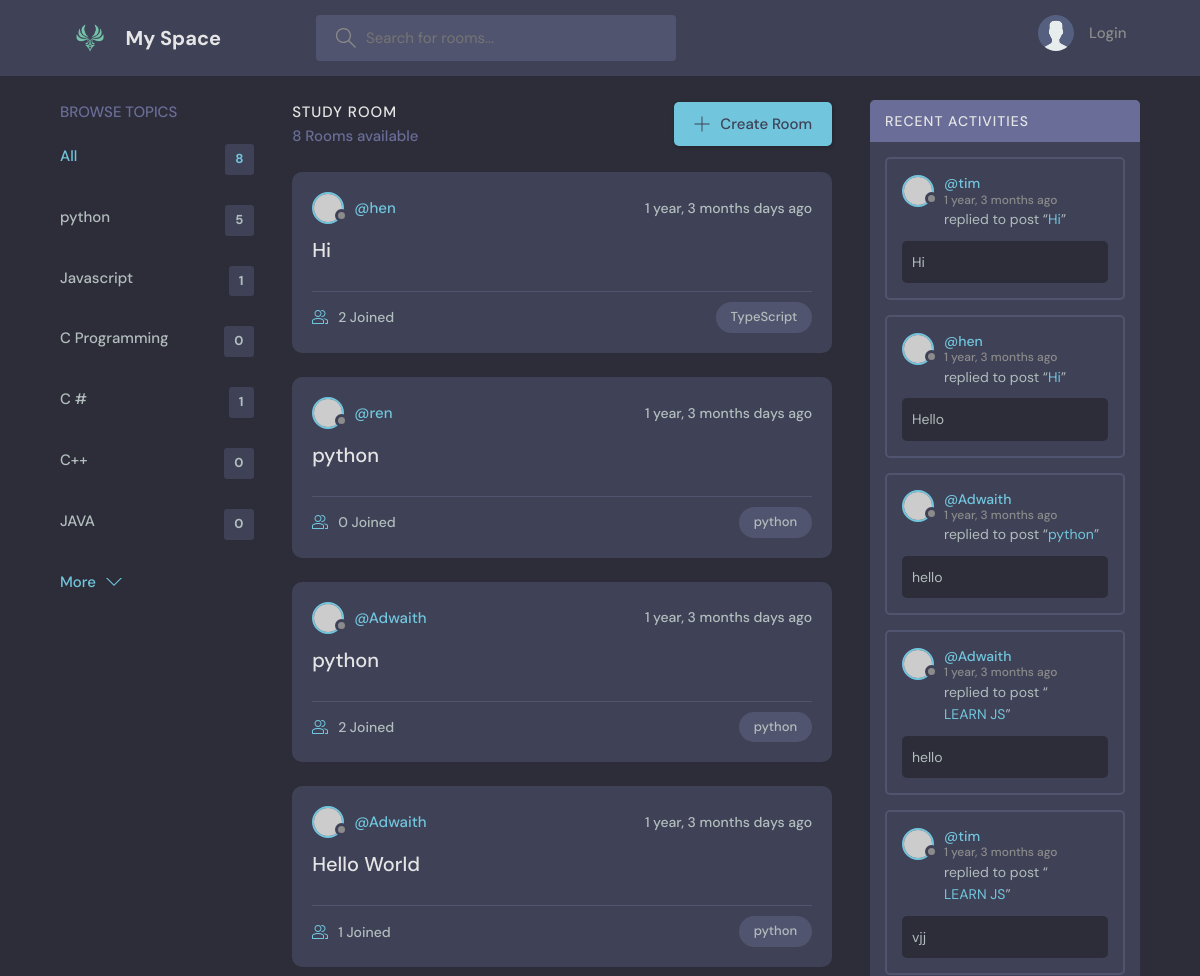
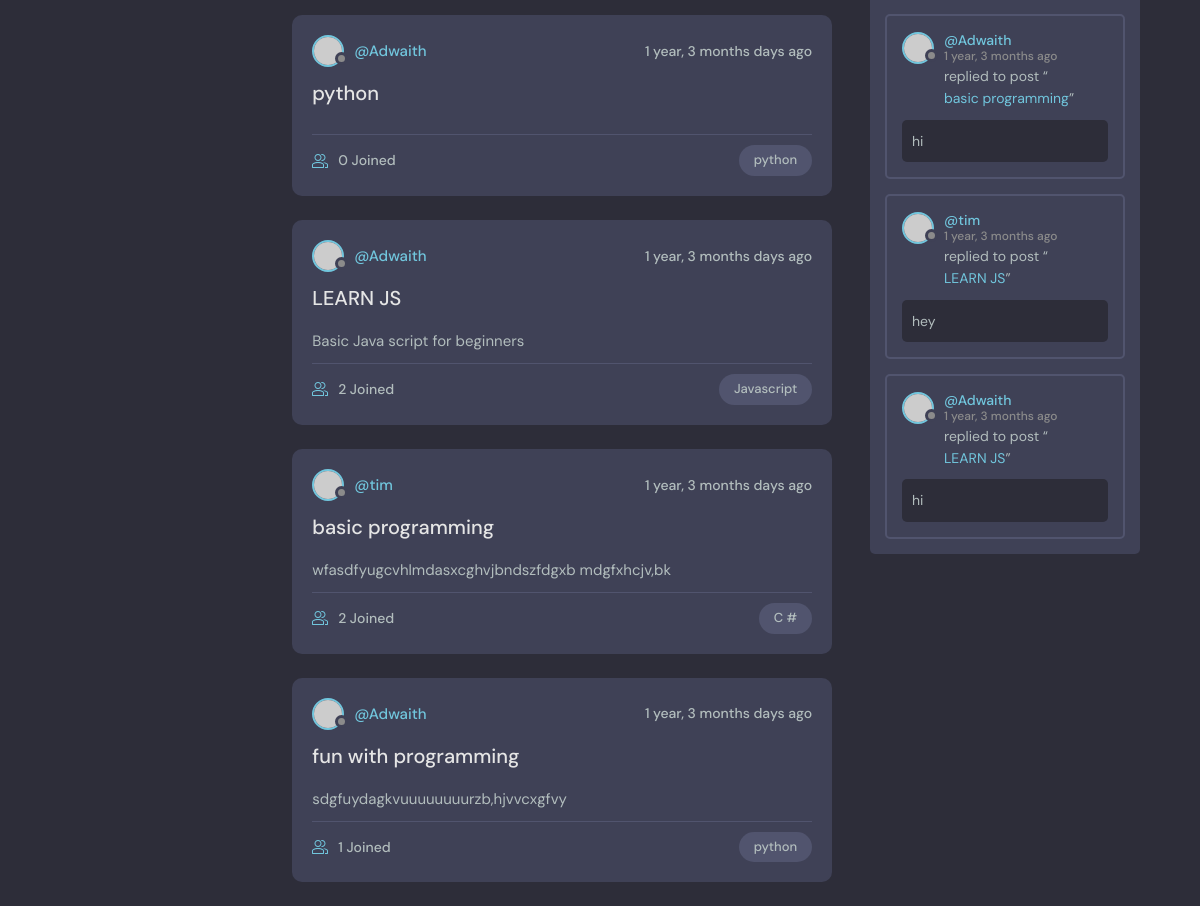
The page / on the database its author committed (2 pictures, top to bottom).
### basic/models.py (models this page shows, shortened)
class Topic(models.Model):
    name = models.CharField(max_length=200)

class Room(models.Model):
    host = models.ForeignKey(User, on_delete=models.SET_NULL, null=True)
    topic = models.ForeignKey(Topic, on_delete=models.SET_NULL, null=True)
    name = models.CharField(max_length=200)
    description = models.TextField(null=True, blank=True)
    participants = models.ManyToManyField(
        User, related_name='participant', blank=True)
    updated = models.DateTimeField(auto_now=True)
    created = models.DateTimeField(auto_now_add=True)
    class Meta:
        ordering = ['-updated', '-created']

class Message(models.Model):
    user = models.ForeignKey(User, on_delete=models.CASCADE)
    room = models.ForeignKey(Room, on_delete=models.CASCADE)
    body = models.TextField()
    updated = models.DateTimeField(auto_now=True)
    created = models.DateTimeField(auto_now_add=True)
    class Meta:
        ordering = ['-updated', '-created']

### basic/views.py (the view)
# urls.py: path('', views.home, name='home'),
def home(request):
    q = request.GET.get('q') if request.GET.get('q') != None else ''
    rooms = Room.objects.filter(
        Q(topic__name__icontains=q) |
        Q(name__icontains=q) |
        Q(description__icontains=q)
    )
    topic = Topic.objects.all()[0:6]
    room_count = rooms.count()
    room_messages = Message.objects.filter(Q(room__topic__name__icontains=q))
    context = {'rooms': rooms, 'topics': topic,
               'room_count': room_count, 'room_messages': room_messages}
    return render(request, 'basic/HOME.html', context)

### basic/templates/basic/HOME.html (shortened to what this page needs)
{% extends 'Main.html' %} {% block content %}
<main class="layout layout--3">
  <div class="container">
    {% include 'basic/topics_component.html' %}
    <div class="roomList">
      <div class="roomList__header">
        <div>
          <h2>Study Room</h2>
          <p>{{room_count}} Rooms available</p>
        </div>
        <a class="btn btn--main" href="{% url 'create-room' %}">
          <svg
            version="1.1"
            xmlns="http://www.w3.org/2000/svg"
            width="32"
            height="32"
            viewBox="0 0 32 32"
          >
            <title>add</title>
            <path
              d="M16.943 0.943h-1.885v14.115h-14.115v1.885h14.115v14.115h1.885v-14.115h14.115v-1.885h-14.115v-14.115z"
            ></path>
          </svg>
          Create Room
        </a>
      </div>
      {% include 'basic/feed_component.html' %}
    </div>
    {% include 'basic/activity_component.html' %}
  </div>
</main>
{% endblock %}

### basic/templates/basic/topics_component.html
<div class="topics">
  <div class="topics__header">
    <h2>Browse Topics</h2>
  </div>
  <ul class="topics__list">
    <li>
      <a href="{% url 'home' %}" class="active"
        >All <span>{{rooms.count}}</span></a
      >
    </li>
    {% for topic in topics %}
    <li>
      <a href="{% url 'home' %}?q={{topic.name}}"
        >{{topic.name}} <span>{{topic.room_set.all.count}}</span></a
      >
    </li>
    {% endfor %}
  </ul>
  <a class="btn btn--link" href="{% url 'topics' %}">
    More
    <svg
      version="1.1"
      xmlns="http://www.w3.org/2000/svg"
      width="32"
      height="32"
      viewBox="0 0 32 32"
    >
      <title>chevron-down</title>
      <path d="M16 21l-13-13h-3l16 16 16-16h-3l-13 13z"></path>
    </svg>
  </a>
</div>

### basic/templates/basic/feed_component.html (shortened to what this page needs)
{% for room in rooms %}
<div class="roomListRoom">
  <div class="roomListRoom__header">
    <a
      href="{% url 'user-profile' room.host.id %}"
      class="roomListRoom__author"
    >
      <div class="avatar avatar--small">
        <img src="https://randomuser.me/api/portraits/women/11.jpg" />
      </div>
      <span>@{{room.host.username}}</span>
    </a>
    <div class="roomListRoom__actions">
      <span>{{room.created|timesince}} days ago</span>
    </div>
  </div>
  <div class="roomListRoom__content">
    <a href="{% url 'room' room.id %}">{{room.name}}</a>
    <p>{{room.description}}</p>
  </div>
  <div class="roomListRoom__meta">
    <a href="{% url 'room' room.id %}" class="roomListRoom__joined">
      {{room.participants.all.count}} Joined
    </a>
    <p class="roomListRoom__topic">{{room.topic.name}}</p>
  </div>
</div>
{% endfor %}

### basic/templates/basic/activity_component.html (shortened to what this page needs)
<div class="activities">
  <div class="activities__header">
    <h2>Recent Activities</h2>
  </div>
  {% for message in room_messages %}
  <div class="activities__box">
    <div class="activities__boxHeader roomListRoom__header">
      <a
        href="{% url 'user-profile' message.user.id %}"
        class="roomListRoom__author"
      >
        <div class="avatar avatar--small">
          <img src="https://randomuser.me/api/portraits/women/11.jpg" />
        </div>
        <p>
          @{{message.user.username}}
          <span>{{message.created|timesince}} ago</span>
        </p>
      </a>
    </div>
    <div class="activities__boxContent">
      <p>
        replied to post “<a href="{% url 'room' message.room.id %}"
          >{{message.room.name}}</a
        >”
      </p>
      <div class="activities__boxRoomContent">{{message.body}}</div>
    </div>
  </div>
  {% endfor %}
</div>

### rows shown on the page
Topic: name "python", room_set.all.count "5"
Topic: name "Javascript", room_set.all.count "1"
Topic: name "C Programming", room_set.all.count "0"
Topic: name "C #", room_set.all.count "1"
Topic: name "C++", room_set.all.count "0"
Topic: name "JAVA", room_set.all.count "0"
Room: host.username "hen", created "1 year, 3 months", name "Hi", participants.all.count "2", topic.name "TypeScript"
Room: host.username "ren", created "1 year, 3 months", name "python", participants.all.count "0", topic.name "python"
Room: host.username "Adwaith", created "1 year, 3 months", name "python", participants.all.count "2", topic.name "python"
Room: host.username "Adwaith", created "1 year, 3 months", name "Hello World", participants.all.count "1", topic.name "python"
Room: host.username "Adwaith", created "1 year, 3 months", name "python", participants.all.count "0", topic.name "python"
Room: host.username "Adwaith", created "1 year, 3 months", name "LEARN JS", description "Basic Java script for beginners", participants.all.count "2", topic.name "Javascript"
Room: host.username "tim", created "1 year, 3 months", name "basic programming", description "wfasdfyugcvhlmdasxcghvjbndszfdgxb mdgfxhcjv,bk", participants.all.count "2", topic.name "C #"
Room: host.username "Adwaith", created "1 year, 3 months", name "fun with programming", description "sdgfuydagkvuuuuuuuurzb,hjvvcxgfvy", participants.all.count "1", topic.name "python"
Message: user.username "tim", created "1 year, 3 months", room.name "Hi", body "Hi"
Message: user.username "hen", created "1 year, 3 months", room.name "Hi", body "Hello"
Message: user.username "Adwaith", created "1 year, 3 months", room.name "python", body "hello"
Message: user.username "Adwaith", created "1 year, 3 months", room.name "LEARN JS", body "hello"
Message: user.username "tim", created "1 year, 3 months", room.name "LEARN JS", body "vjj"
Message: user.username "Adwaith", created "1 year, 3 months", room.name "basic programming", body "hi"
Message: user.username "tim", created "1 year, 3 months", room.name "LEARN JS", body "hey"
Message: user.username "Adwaith", created "1 year, 3 months", room.name "LEARN JS", body "hi"

### other values the page prints
{{ rooms.count }} "8"
{{ room_count }} "8"
